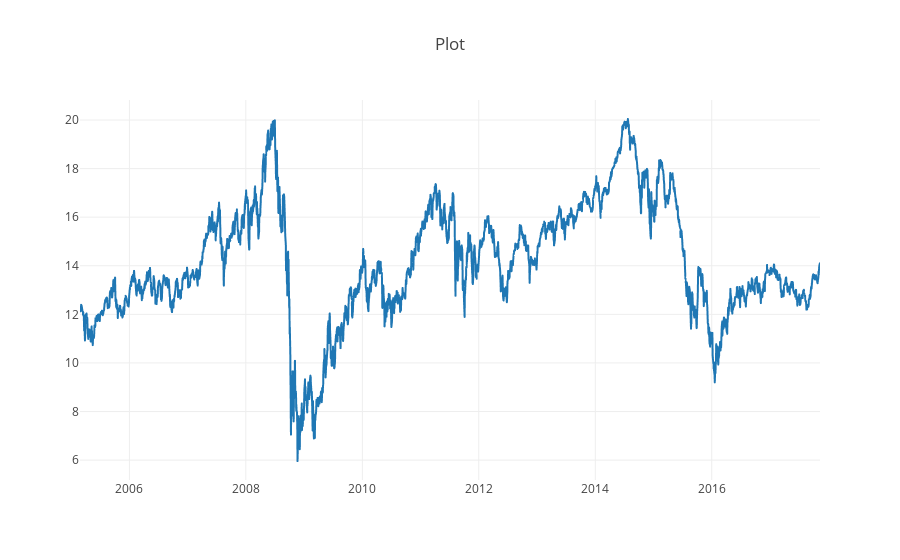

The notebook cell this image was saved under:
### Code cell
r = lambda: random.randint(0,255)
traces = []

for df in data:
    clr = str(r()) + str(r()) + str(r())
#     df = df.sample(n=100, replace=True)
    df = df.sort_values('Date')
#     print(df['Label'])
    label = df['Label'].iloc[0]

    trace = plotly.graph_objs.Scattergl(
        x=df['Date'],
        y=df['Close'],
        mode='line',
        line=dict(
            color = clr
        )
    )
    traces.append(trace)
    
layout = plotly.graph_objs.Layout(
    title='Plot',
)
fig = plotly.graph_objs.Figure(data=traces, layout=layout)

plotly.offline.init_notebook_mode(connected=True)
plotly.offline.iplot(fig, filename='dataplot')

### Figure 1 — Plotly figure (JSON) as saved in the notebook; plotly's stock layout.template omitted (floating-point values rounded to 4 significant figures; data arrays with more than 128 entries replaced by an {"elided": "..."} marker saying what was removed)
{"data": [{"line": {"color": "48691"}, "mode": "line", "type": "scattergl", "x": {"elided": "3201 str values"}, "y": {"elided": "3201 float values"}}], "layout": {"title": "Plot"}}
